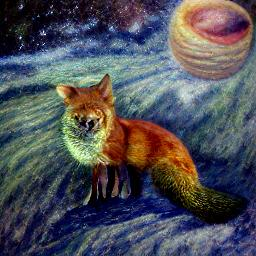
#> input picture image/dalle.png, 256 x 256 px
$ python image_bih.py
#> lines starting #> are read from the running program, lines starting #| are printed output that depends on the picture
import cv2
import numpy as np

img = cv2.imread('image/dalle.png')
#> img is the input picture: shape (256, 256, 3); mean B, G, R 88.1, 80.7, 80
height, width = img.shape[:2]
#> height = 256; width = 256

#--② 배율 지정으로 확대
dst2 = cv2.resize(img, None,  None, 2, 2, cv2.INTER_CUBIC)
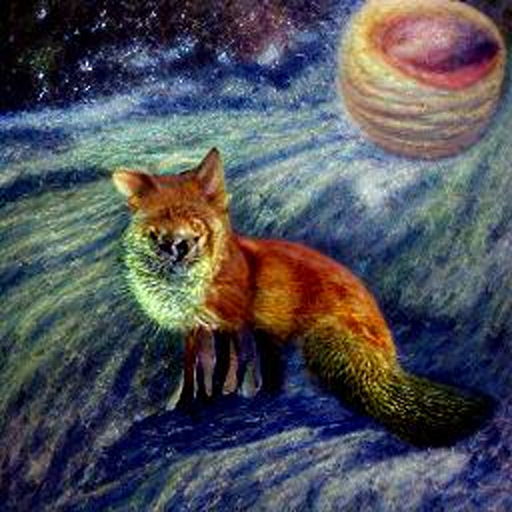
#> dst2: shape (512, 512, 3); mean B, G, R 88.1, 80.7, 80
cv2.imshow("big", dst2)
cv2.imwrite('image/dalleBig.png',dst2)
